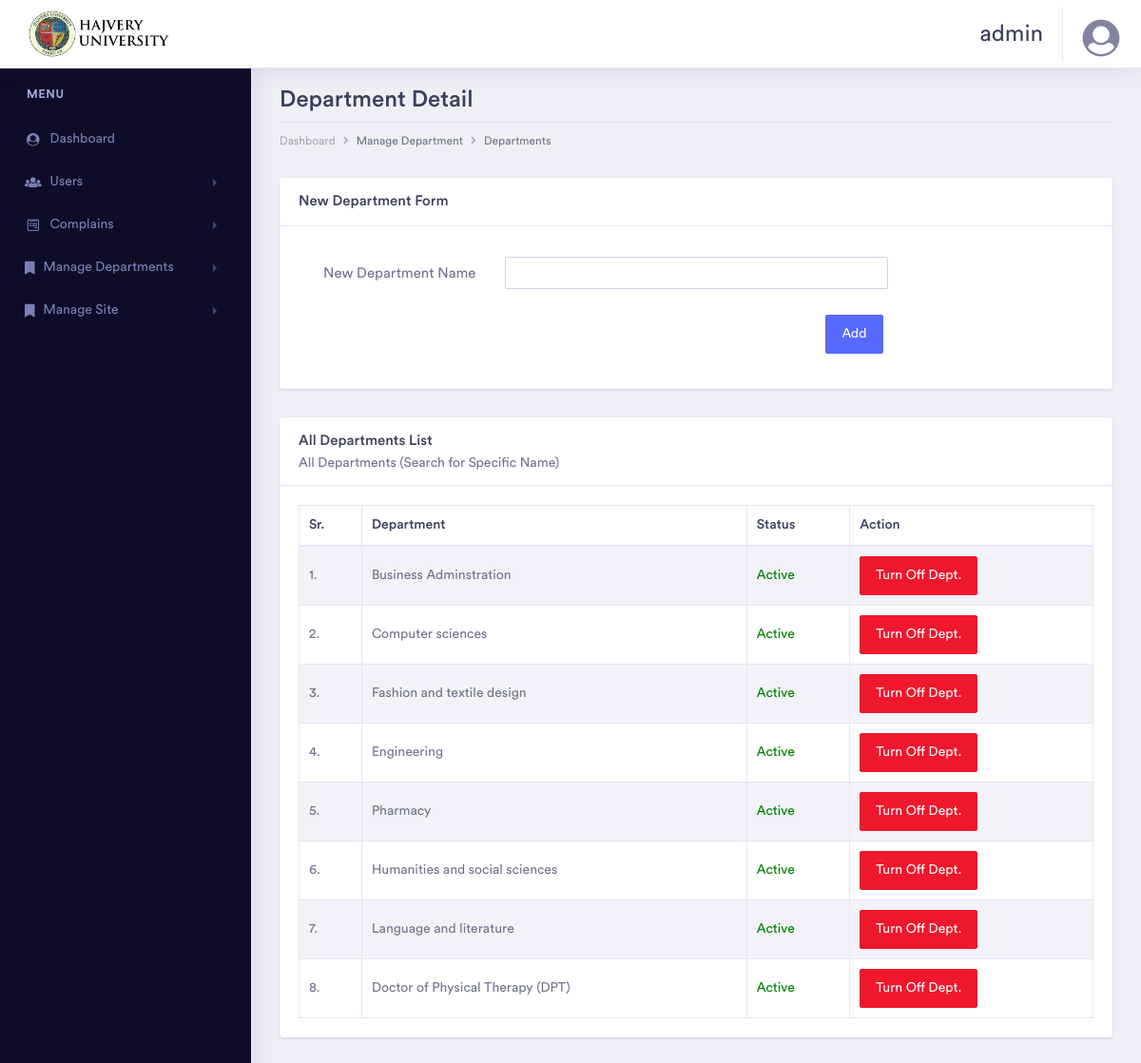
The page /admin/department_detail.php (signed in) on the database as committed earlier.
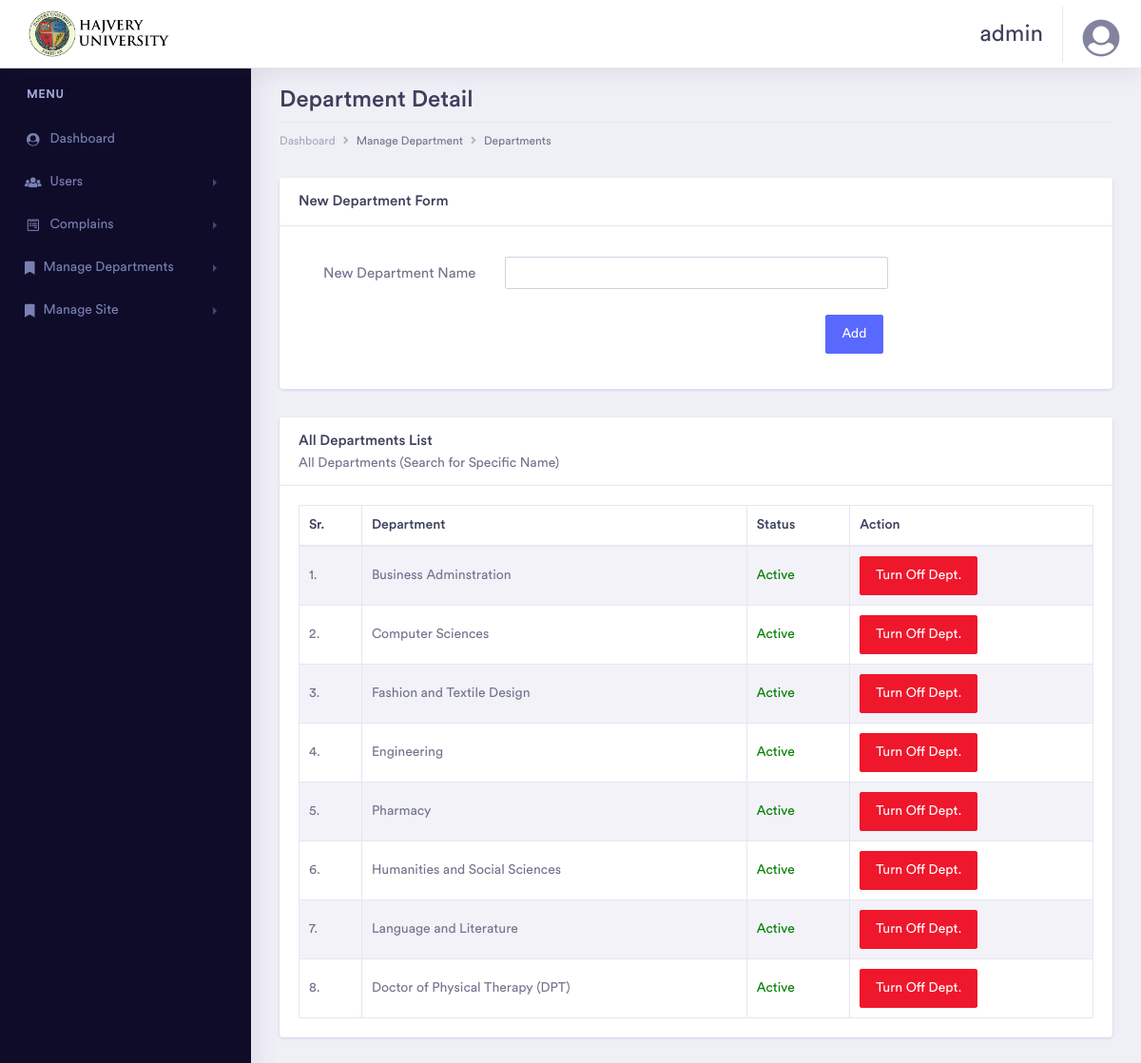
The same page on the database as committed later.
### tables this page shows
CREATE TABLE `departments` (
  `department_id` smallint(3) NOT NULL,
  `department` varchar(50) NOT NULL,
  `dept_status` tinyint(1) NOT NULL DEFAULT 1
);

### admin/department_detail.php (the view, shortened to what the changed rows need)
<?php
if ($_SESSION['USERTYPE'] == 2 || $_SESSION['USERTYPE'] == 3) {
    ?>
<!doctype html>
<html lang="en">
<head>
    <link rel="stylesheet" href="assets/vendor/bootstrap/css/bootstrap.min.css">
    <link href="assets/vendor/fonts/circular-std/style.css" rel="stylesheet">
    <link rel="stylesheet" href="assets/libs/css/style.css">
    <link rel="stylesheet" href="assets/vendor/fonts/fontawesome/css/fontawesome-all.css">
    <link rel="stylesheet" href="../css/toastr.min.css">
</head>
<body>
    <div class="dashboard-main-wrapper">
        <?php
                include 'components/head.php';
                ?>
        <div class="dashboard-wrapper">
            <div class="container-fluid  dashboard-content">
                <div class="row">
                    <div class="col-xl-12 col-lg-12 col-md-12 col-sm-12 col-12">
                        <div class="page-header">
                            <h2 class="pageheader-title">Department Detail</h2>
                        </div>
                    </div>
                </div>
                <div class="row">
                    <div class="col-xl-12 col-lg-12 col-md-12 col-sm-12 col-12">
                        <div class="card">
                            <div class="card-body">
                                <div class="table-responsive">
                                    <table id="example" class="table table-striped table-bordered second"
                                        style="width:100%">
                                        <thead>
                                            <tr>
                                                <th>Sr.</th>
                                                <th>Department</th>
                                                <th>Status</th>
                                                <th>Action</th>
                                            </tr>
                                        </thead>
                                        <tbody>
                                            <?php
                                                    $query = 'SELECT * FROM `departments` ';
                                                    $result = mysqli_query($con, $query);
                                                    if (mysqli_num_rows($result) > 0) {
                                                        $sr = 1;
                                                        while ($row = mysqli_fetch_array($result)) {
                                                            ?>
                                            <tr>
                                                <td><?= $sr . "." ?></td>
                                                <td><?= $row['department'] ?></td>
                                                <td>
                                                    <?php
                                                                    if ($row['dept_status'] == 1) {
                                                                        echo '<span style="color: green">Active</span>';
                                                                    } else {
                                                                        echo '<span style="color: red">Dead</span>';
                                                                    }
                                                                    ?>
                                                </td>
                                                <td>
                                                    <?php
                                                                    if ($row['dept_status'] == 1) {
                                                                        echo '<input type="button" value="Turn Off Dept." onclick="return turn_off(' . $row['department_id'] . ')" class="btn btn-danger"/>';
                                                                    } else {
                                                                        echo '<input type="button" value="Turn On Dept." onclick="return turn_on(' . $row['department_id'] . ')" class="btn btn-info"/>';
                                                                    }
                                                                    ?>
                                                </td>
                                            </tr>
                                            <?php
                                                            $sr++;
                                                        }
                                                }
                                                ?>
                                        </tbody>
                                    </table>
                                </div>
                            </div>
                        </div>
                    </div>
                </div>
            </div>
        </div>
    </div>
</body>
</html>
<?php
}
?>

Rows that differ between the two databases and show on the page:
changed departments: department "Computer sciences" → "Computer Sciences"
changed departments: department "Fashion and textile design" → "Fashion and Textile Design"
changed departments: department "Humanities and social sciences" → "Humanities and Social Sciences"
changed departments: department "Language and literature" → "Language and Literature"
